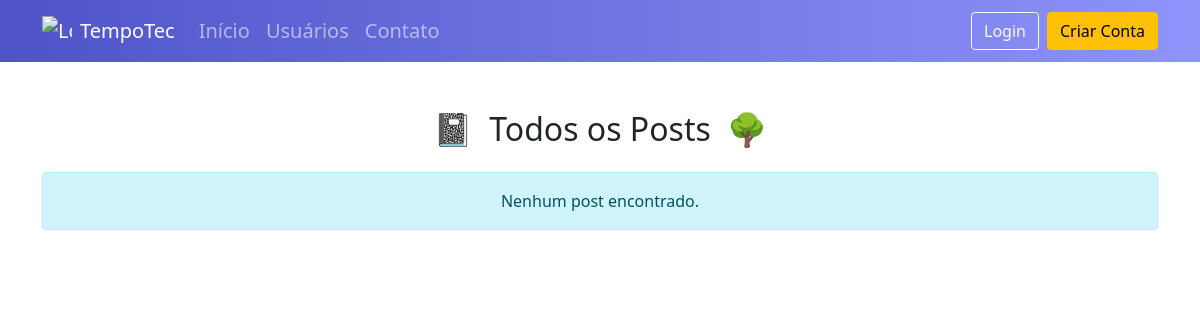
Page /posts on the earlier database version.
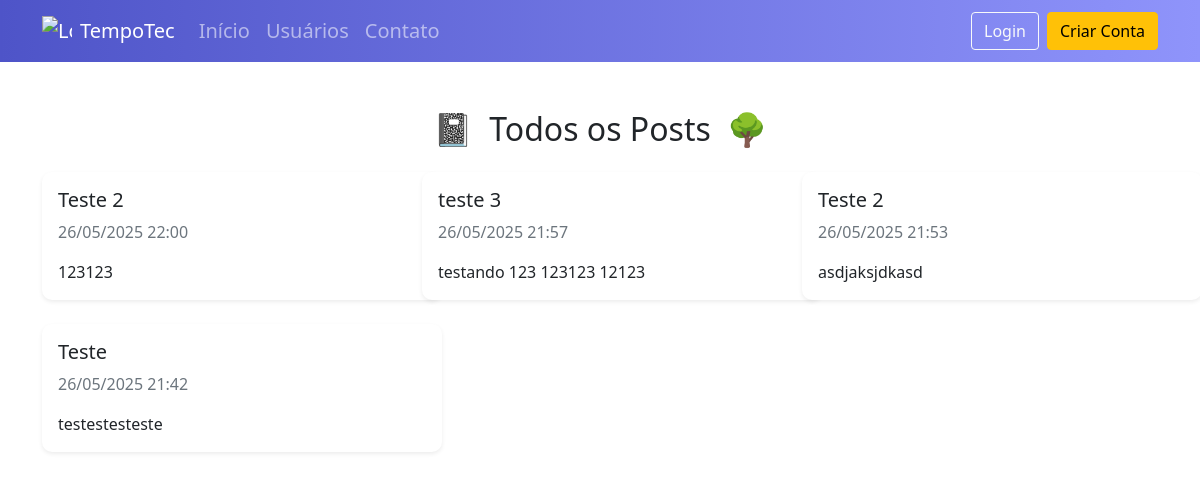
Same page on the later database version.
### tempotec/models.py (models this page shows)
class Post(database.Model):
    id = database.Column(database.Integer, primary_key=True)
    titulo = database.Column(database.String, nullable=False)
    corpo = database.Column(database.Text, nullable=False)
    data_criacao = database.Column(database.DateTime, nullable=False, default=datetime.utcnow)
    id_usuario = database.Column(database.Integer, database.ForeignKey('usuario.id'), nullable=False)

### tempotec/routes.py (the view)
@app.route('/posts')
def listar_posts():
    posts = Post.query.order_by(Post.data_criacao.desc()).all()
    return render_template('listarposts.html', posts=posts)

### tempotec/templates/listarposts.html
{% extends 'base.html' %}
{% block body %}
<div class="container mt-5">
    <h2 class="mb-4 text-center">
        <span class="me-2">📓</span> Todos os Posts <span class="ms-2">🌳</span>
    </h2>
    {% if posts %}
    <div class="row">
        {% for post in posts %}
        <div class="col-md-4 mb-4">
            <div class="card shadow-sm h-100">
                <div class="card-body">
                    <h5 class="card-title">{{ post.titulo }}</h5>
                    <p class="card-text text-muted">
                        {{ post.data_criacao.strftime('%d/%m/%Y %H:%M') }}
                    </p>
                    <p class="card-text">
                        {{ post.corpo[:150] }}{% if post.corpo|length > 150 %}...{% endif %}
                    </p>
                </div>
            </div>
        </div>
        {% endfor %}
    </div>
    {% else %}
    <div class="alert alert-info text-center">
        Nenhum post encontrado.
    </div>
    {% endif %}
</div>
{% endblock %}

Differences in the rows shown:
added Post: titulo "Teste 2", data_criacao "26/05/2025 22:00", corpo "123123"
added Post: titulo "teste 3", data_criacao "26/05/2025 21:57", corpo "testando 123 123123 12123"
added Post: titulo "Teste 2", data_criacao "26/05/2025 21:53", corpo "asdjaksjdkasd"
added Post: titulo "Teste", data_criacao "26/05/2025 21:42", corpo "testestesteste"
Other differences:
text no longer shown: "Nenhum post encontrado."
